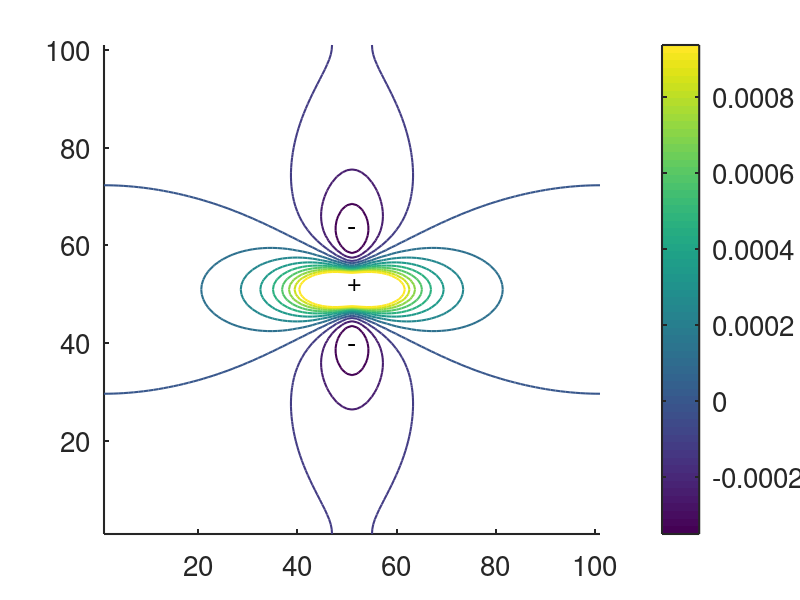
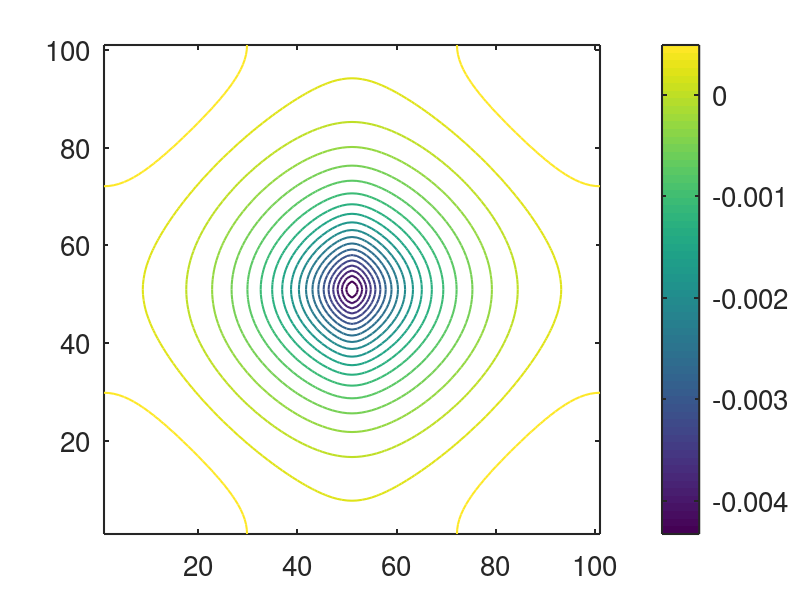
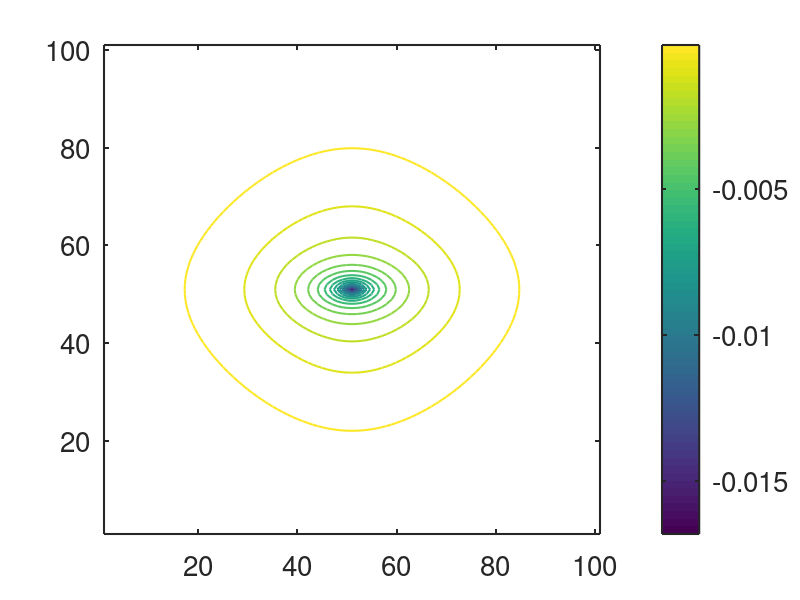

Here is the MATLAB script that generated these plots, in order:
% this is the calculation to find   virtual electrodes in a bidomain model
clear
set(0,                           ...
   'defaultaxesfontsize', 20,   ...
   'defaultaxeslinewidth', 1.5, ...
   'defaultlinelinewidth', 2.0)
N=101; % number of grid points (must be odd)
Nsq = N^2;
dx = 14/N;

%Here are a number of cases to consider 
%conductances; anisotropy ratios are unequal
six = 1;
siy = 0.09;
sex = 0.35;
sey = 0.11;


%equal anisotropy
six = .1;
sex = .2;
siy = 1;
sey = 2;

% inverse anisotropy
six = 2;
siy = .2;
sex = .2;
sey = 2;

% nominal values of Roth
six = 2;
siy = .2;
sex = 8;
sey = 2;

%my values
six = 1;
siy = .1;
sex = .35;
sey = 1.33;

%corrected values
six = 1;
siy = .05;
sex = .35;
sey = 1.33;


offdiag1 = [ones(N-2,1);2]; % off-diagonal -1
offdiag2 = [2;ones(N-2,1)]; % off-diagonal +1
for j = 1:N-1
    offdiag1 = [offdiag1;0;ones(N-2,1);2];
    offdiag2 = [offdiag2;0;2;ones(N-2,1)];
end
spoffdiag1 = [offdiag1;0];
spoffdiag2 = [0;offdiag2];

offdiag3 = [ones(N*(N-2),1);2*ones(N,1)]; 
spoffdiag3 = offdiag3;
offdiag4 = [2*ones(N,1);ones(N*(N-2),1)];
spoffdiag4 = [zeros(N,1);offdiag4];


A = (-2*(six+siy)*spdiags(ones(Nsq,1),0,Nsq,Nsq)+six*spdiags(spoffdiag2,1,Nsq,Nsq) ...
    + six*spdiags(spoffdiag1,-1,Nsq,Nsq) + siy*spdiags(spoffdiag3,-N,Nsq,Nsq) ...
+siy*spdiags(spoffdiag4,N,Nsq,Nsq))/dx^2;

B = (-2*(sex+sey)*spdiags(ones(Nsq,1),0,Nsq,Nsq)+sex*spdiags(spoffdiag2,1,Nsq,Nsq) ...
    + sex*spdiags(spoffdiag1,-1,Nsq,Nsq)+ sey*spdiags(spoffdiag3,-N,Nsq,Nsq) ...
    +sey*spdiags(spoffdiag4,N,Nsq,Nsq))/dx^2;

C = spdiags(ones(Nsq,1),0,Nsq,Nsq);

M = [A-C,C;C,B-C];

%AA = (-2*(six+siy)*diag(ones(Nsq,1))+six*diag(offdiag2,1) ...
%    + six*diag(offdiag1,-1) + siy*diag(offdiag3,-N) ...
%+siy*diag(offdiag4,N))/dx^2;

%BB = (-2*(sex+sey)*diag(ones(Nsq,1))+sex*diag(offdiag2,1) ...
%    + sex*diag(offdiag1,-1)+ sey*diag(offdiag3,-N) ...
 %   +sey*diag(offdiag4,N))/dx^2;

%CC = diag(ones(Nsq,1));


Rhs = zeros(2*Nsq,1);
indx = (Nsq+1)/2; %uses an odd number of points
%indx = 1; %in the corner
%Rhs(indx) = 1;
%Rhs(indx+Nsq) = -1;

Rhs(Nsq+1:2*Nsq) = -1/(Nsq-1); % remove current everywhere else
Rhs(indx+Nsq) = 1; % add current at the center
 
indx1 = Nsq + [1:N];
indx2 = Nsq + (N-1)*N+[1:N];
indx3 = Nsq + [1:N]*N - N + 1;
indx4 = Nsq + [1:N]*N;
cout = 1/(4*N-4);
%Rhs(indx1) = -cout;
%Rhs(indx2) = -cout;
%Rhs(indx3) = -cout;
%Rhs(indx4) = -cout;

% remove current from the boundaries

% change the first row of M
%M(1,:) = [zeros(1,Nsq),ones(1,Nsq)];
%Rhs(1) = 0;

%ans1 = M\Rhs;
%ans1 = gmres(M,Rhs,10,1e-6,[],[],[],ans1);

% use Matlab's conjugate gradient squared method  cgs to solve the equations.
ans1 = cgs(M,Rhs,1e-6,3*N);

phi_i = ans1(1:Nsq);
phi_e = ans1(Nsq+1:2*Nsq);

phi_i = reshape(phi_i,N,N);
phi_e = reshape(phi_e,N,N);
phi = phi_i-phi_e;

figure(1)
K = 16;
 
vmax = max(max(phi));
vmin = min(min(phi));
rm = min(abs(vmax),abs(vmin));
dv = 4*rm/K;
v = -2*rm +[0:K]*dv;
contour(phi,v,'linewidth',1.5)
colorbar
text(50,52,'+','fontsize',18)
text(50,63,'-','fontsize',20)
text(50,39,'-','fontsize',20)
box off

figure(2)
contour(phi_i,20,'linewidth',1.5);
colorbar
figure(3) 
contour(phi_e,20,'linewidth',1.5)
colorbar
